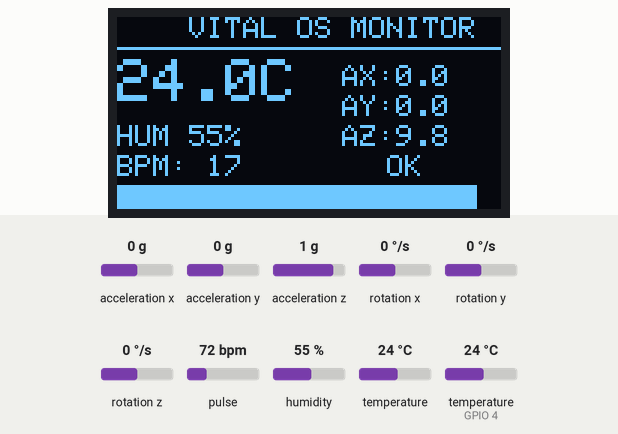
Recording of a sketch running on a simulated ESP32. Parts: 128×64 one-colour display. The inputs (shaded band) are chosen by the test bench; at power-on: acceleration x 0 g, pulse 72 bpm, humidity 55 %, temperature (sensor on GPIO 4) 24 °C, acceleration y 0 g, acceleration z 1 g, rotation x 0 °/s, rotation y 0 °/s, rotation z 0 °/s, temperature 24 °C. WiFi joins after 1.5 s; servers stay silent unless stated; uploads are accepted with an empty reply.

Above: at 3.7 s.
3.8 s: acceleration x set to -1.4 g
At 5.0 s:
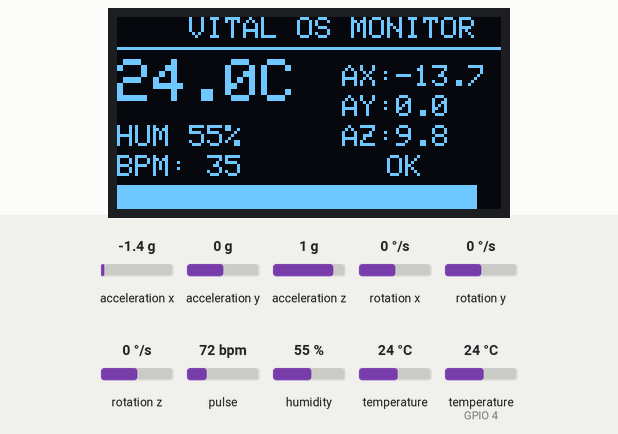
5.8 s: pulse set to 130 bpm
At 6.4 s:
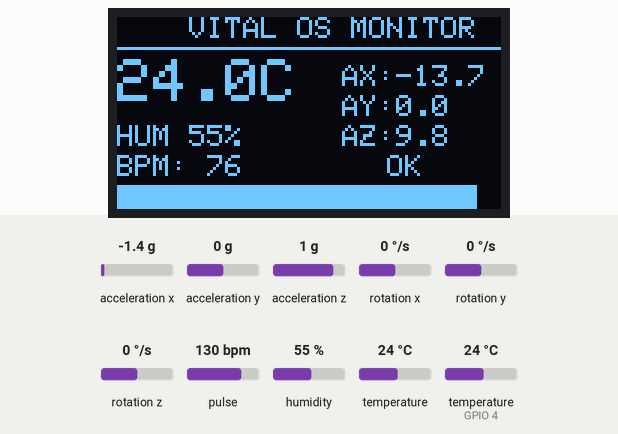
7.5 s: humidity set to 22 %
At 9.3 s:
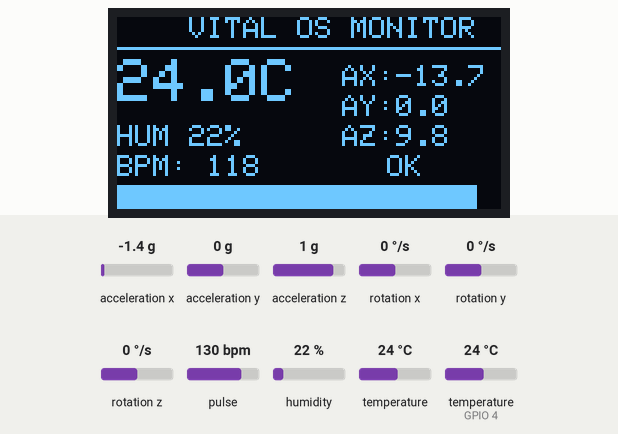
11.8 s: temperature (sensor on GPIO 4) set to 12 °C
At 13.3 s:
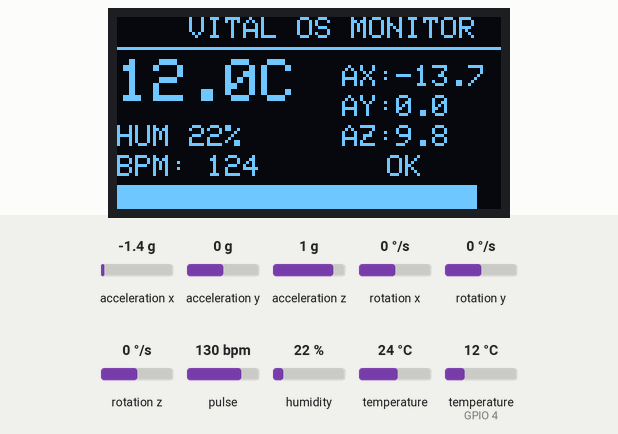
16.8 s: acceleration y set to -1.4 g
At 17.6 s:
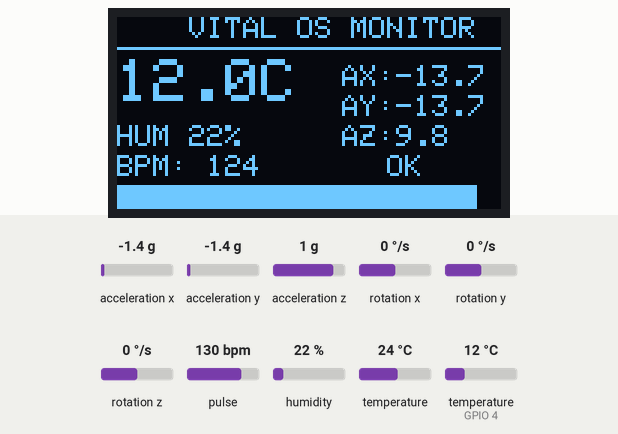
18.8 s: acceleration z set to -1.4 g
At 19.2 s:
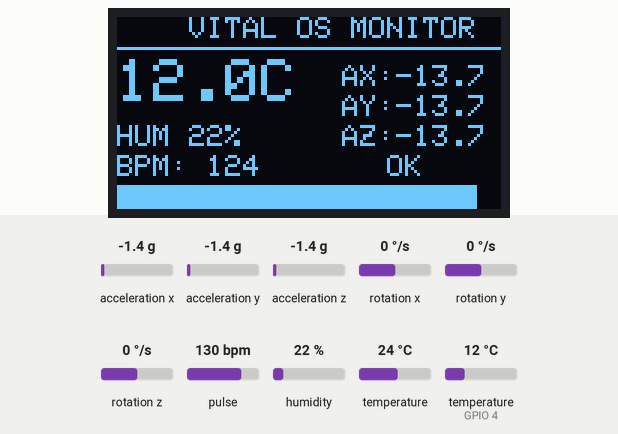
Timing chart, 0 to 21.8 s (numbered marks = the images above; inputs shaded):
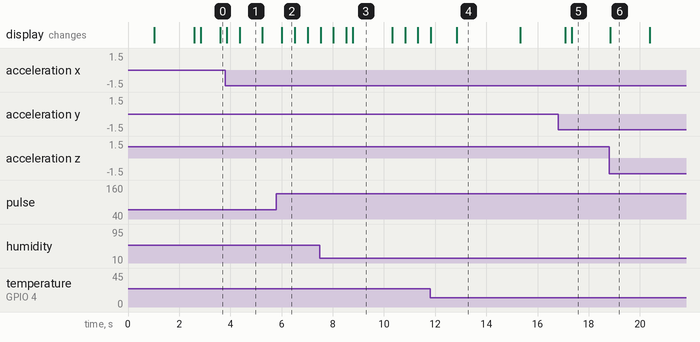

Measured:
- after the input at 5.8 s, the display: changes after 0.21 s (image 2)
- after the input at 16.8 s, the display: first changes after 0.28 s (image 5 shows a later state)
- after the input at 18.8 s, the display: changes after 0.05 s (image 6)
- what the display in image 1 shows lasts 0.9 s, from 4.4 s to 5.3 s
- what the display in image 2 shows lasts 0.5 s, from 6.0 s to 6.5 s
- what the display in image 3 shows lasts 1.5 s, from 8.8 s to 10.3 s
- what the display in image 4 shows lasts 2.5 s, from 12.8 s to 15.3 s

The sketch:

vitalOS.ino
```cpp
#include <Wire.h>
#include <Adafruit_GFX.h>
#include <Adafruit_SSD1306.h>
#include <DHT.h>
#include <Adafruit_MPU6050.h>
#include <Adafruit_Sensor.h>
#include "heartRate.h"
#include "MAX30105.h"
#include <WiFi.h>
#include <ArduinoOTA.h>
#include <HTTPClient.h>

// ===== WIFI =====
const char* ssid = "Himanshu's S24";
const char* password = "@Himanshu123r";
const char* serverName = "http://yourdomain.com/data.php";
WiFiServer server(80);

// ===== IR SMOOTHING =====
#define IR_SMOOTH 12
long irBuffer[IR_SMOOTH];
byte irIndex = 0;
long irAvg = 0;

// ===== OLED =====
#define SCREEN_WIDTH 128
#define SCREEN_HEIGHT 64
Adafruit_SSD1306 display(SCREEN_WIDTH, SCREEN_HEIGHT, &Wire, -1);

// ===== DHT =====
#define DHTPIN 4
#define DHTTYPE DHT11
DHT dht(DHTPIN, DHTTYPE);

// ===== MPU =====
Adafruit_MPU6050 mpu;

// ===== MAX30102 =====
MAX30105 particleSensor;

// ===== TIMERS =====
unsigned long lastSend = 0;
unsigned long lastDisplay = 0;

// ===== BPM =====
const byte RATE_SIZE = 4;
byte rates[RATE_SIZE];
byte rateSpot = 0;
long lastBeat = 0;
int beatAvg = 0;

void setup() {
  Serial.begin(115200);
  delay(1000);

  Wire.begin(21, 22);
  Wire.setClock(100000); // stable I2C
  for (int i = 0; i < IR_SMOOTH; i++) {
  irBuffer[i] = 0;
}

  // OLED
  if (!display.begin(SSD1306_SWITCHCAPVCC, 0x3C)) {
    Serial.println("OLED failed");
    while (1);
  }

  display.clearDisplay();
  display.setTextSize(1);
  display.setTextColor(WHITE);

  dht.begin();

  if (!mpu.begin()) {
    Serial.println("MPU6050 not found");
  }

  if (!particleSensor.begin(Wire, I2C_SPEED_FAST)) {
    Serial.println("MAX30102 not found");
  } else {
    particleSensor.setup(50, 4, 2, 100, 411, 4096);
    particleSensor.setPulseAmplitudeRed(0x3F);
    particleSensor.setPulseAmplitudeIR(0x3F);
  }

  WiFi.begin(ssid, password);
  while (WiFi.status() != WL_CONNECTED) {
    delay(500);
  }

  ArduinoOTA.begin();
  server.begin();
}

void loop() {
  ArduinoOTA.handle();

  // ===== DHT =====
  float temp = dht.readTemperature();
  float hum = dht.readHumidity();
  if (isnan(temp) || isnan(hum)) {
    temp = 0;
    hum = 0;
  }

  // ===== MPU =====
  sensors_event_t a, g, t;
  mpu.getEvent(&a, &g, &t);

  // ===== MAX30102 =====
  long ir = particleSensor.getIR();

  // smoothing
  irBuffer[irIndex++] = ir;
  irIndex %= IR_SMOOTH;

  irAvg = 0;
  for (int i = 0; i < IR_SMOOTH; i++) {
    irAvg += irBuffer[i];
  }
  irAvg /= IR_SMOOTH;

  // ===== BPM CALC =====
  if (irAvg > 6000) {
    if (checkForBeat(irAvg)) {
      long delta = millis() - lastBeat;
      lastBeat = millis();

      float bpm = 60 / (delta / 1000.0);

      if (bpm > 40 && bpm < 180) {
        rates[rateSpot++] = (byte)bpm;
        rateSpot %= RATE_SIZE;

        int sum = 0;
        for (byte i = 0; i < RATE_SIZE; i++) {
          sum += rates[i];
        }
        beatAvg = sum / RATE_SIZE;
      }
    }
  } else {
    beatAvg = 0;
  }

  // ===== OLED (SLOW REFRESH) =====
  if (millis() - lastDisplay > 250) {
    lastDisplay = millis();

    display.clearDisplay();

    display.setTextSize(1);
    display.setCursor(24, 0);
    display.println("VITAL OS MONITOR");

    display.drawLine(0, 10, 128, 10, WHITE);

    display.setTextSize(2);
    display.setCursor(0, 14);
    display.print(temp, 1);
    display.print("C");

    display.setTextSize(1);
    display.setCursor(0, 36);
    display.print("HUM ");
    display.print(hum, 0);
    display.print("%");

    display.setCursor(0, 46);
    display.print("BPM: ");
    display.print(beatAvg);

    display.setCursor(75, 16);
    display.print("AX:");
    display.print(a.acceleration.x, 1);

    display.setCursor(75, 26);
    display.print("AY:");
    display.print(a.acceleration.y, 1);

    display.setCursor(75, 36);
    display.print("AZ:");
    display.print(a.acceleration.z, 1);

    display.setCursor(90, 46);
    if (irAvg > 6000) display.print("OK");
    else display.print("NO");

    int barWidth = map(irAvg, 5000, 50000, 0, 120);
    barWidth = constrain(barWidth, 0, 120);

    display.drawRect(0, 56, 120, 8, WHITE);
    display.fillRect(0, 56, barWidth, 8, WHITE);

    display.display();
  }

  delay(10);

  // ===== SEND DATA =====
  if (millis() - lastSend > 5000) {
    lastSend = millis();

    if (WiFi.status() == WL_CONNECTED) {
      HTTPClient http;
      http.begin(serverName);
      http.addHeader("Content-Type", "application/x-www-form-urlencoded");

      String postData = "temp=" + String(temp) +
                        "&hum=" + String(hum) +
                        "&ir=" + String(irAvg);

      http.POST(postData);
      http.end();
    }
  }

  // ===== WEB SERVER =====
  WiFiClient client = server.available();
  if (client) {
    while (!client.available()) delay(1);

    client.readStringUntil('\r');

    client.println("HTTP/1.1 200 OK");
    client.println("Content-Type: text/plain");
    client.println("Connection: close");
    client.println();

    client.println("==== ESP32 LIVE DATA ====");
    client.print("IR: "); client.println(irAvg);
    client.print("BPM: "); client.println(beatAvg);
    client.print("Temp: "); client.println(temp);
    client.print("Humidity: "); client.println(hum);
    client.println("========================");

    client.stop();
  }
}
```
